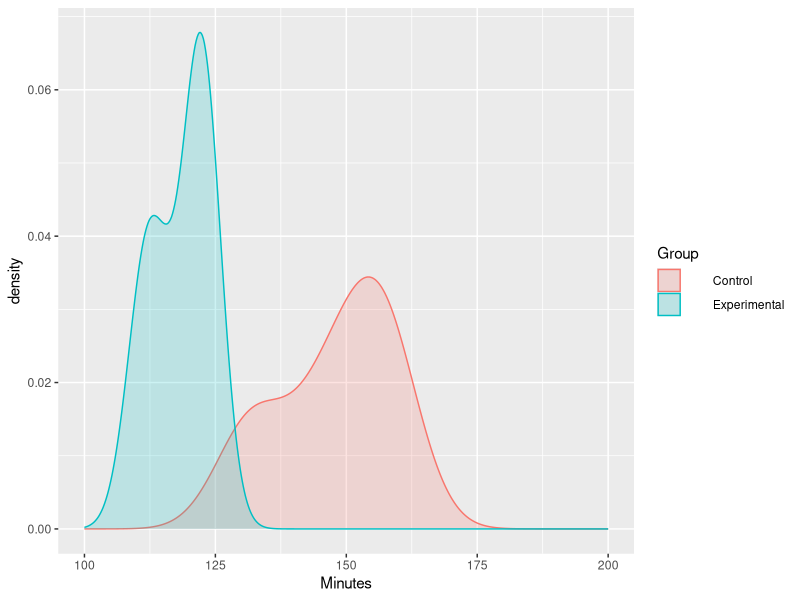
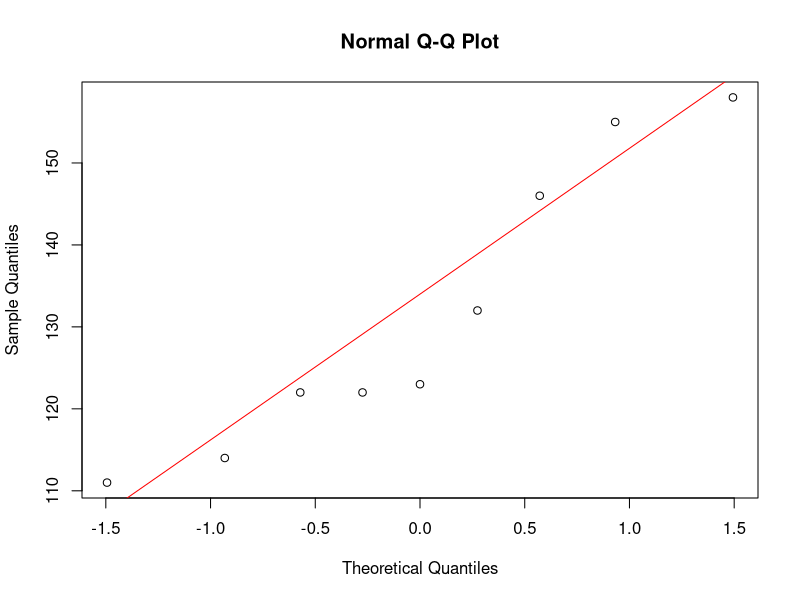
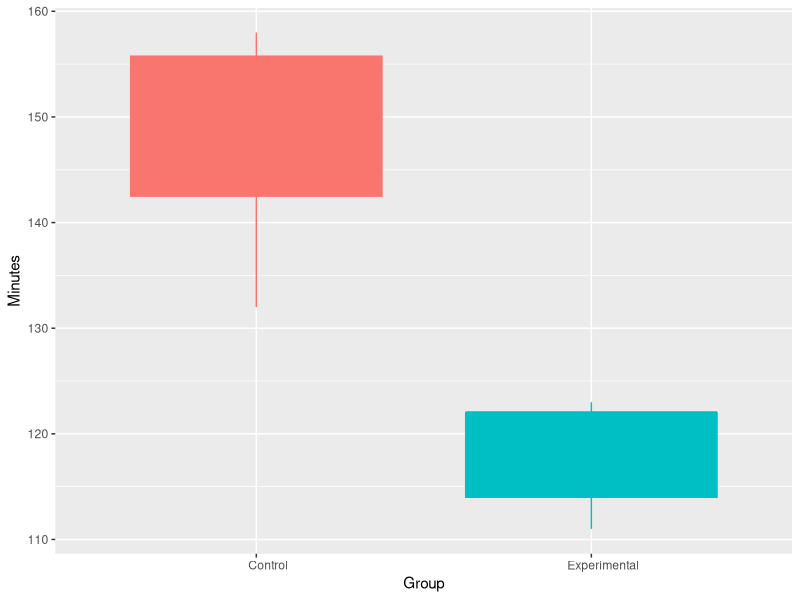

R code for these plots, in order:
#install.packages("tidyverse")
historial <- read.csv("./data.csv")
View(historial)
library(ggplot2)
library(dplyr) #para usar la funcion %>%
#en lugar de peso y nicotina = Minutes y Group

#Verificar que los datos siguen una distribucion normal y no tenga datos atipicos

ggplot(historial, aes(Minutes, fill=Group, color=Group))+
  geom_density(alpha=0.2)+
  xlim(100, 200)

#La grafica de densidad debe tener la famosa forma de campana de gauss

#Generamos un grafico qq donde se dibuja una linea y si los datos estan
#cerca a la recta, tienen una distribución normal

qqnorm(historial$Minutes)
qqline(historial$Minutes, col="red")

?qqnorm

#Shapiro-Wilk test dice con certeza si los datos tienen una distribución normal
#interesa el p-valor. si p-valor >0.05 no se rechaza la hipótesis nula. La 
#hipotesis nula dice que la muestra sigue una distribución normal. En otras
#palabras los Minutes siguen una distribución normal
shapiro.test(historial$Minutes)

#Ahora vamos a ver si hay datos atipicos en la muestra con un grafico de cajas
#No deben aparecer datos arriba de los limites superiores ni inferiores
#Ademas, se puede ver que el promedio para la GroupA es casi 6, y para la 
#GroupB es 7, por lo tanto, hay apreentemente una relación entre los Minutes y 
#el uso de las Groups


ggplot(historial, aes(Group, Minutes, fill=Group, color=Group ))+
  geom_boxplot(alph=0.4)+
  theme(legend.position = "none")


#Ahora, vamos a analizar los promedios de las muestras (Minutes)
historial %>%
  group_by(Group) %>%
  summarize (total = n(),
             Minutespromedio = mean(Minutes))

#Vemos que el promedio de una muestra es 5.8 y del segundo es 7.11, es decir,
#hay una diferencia significativa

#Vemos si las varianzas de los Groups son iguales
#Arroja un p-valor de 0.1805 que es mayor a 0.05, por lo tanto, no se rechaza
#la hipótesis nula, eso implica que las varianzas entre los dos Groups es la misma 

var.test(Minutes ~ Group, data=historial)

?var.test
#Finalmente hacemos la prueba de t-studente para reforzar lo que hemos visto
#gráficamente

#Prueba t, analiza la variable Minutes, diferenciándola del tipo de Group usado
#asumiendo que las dos varianzas son iguales

t.test(Minutes ~ Group, data=historial, var.equal = T)

#La prueba t arroja un p-valor de 0.001702 asociado a un t=-3.3912, el cual es
#menor a 0.05, por lo tanto rechazamos al hipótesis nula. La hipotesis nula
#dice que la diferencia entre los promedios de las muestras es cero. Por lo
#tanto llegamos a la conclusion que las muestras son distintas (aceptamos la hipotesis alternativa)


